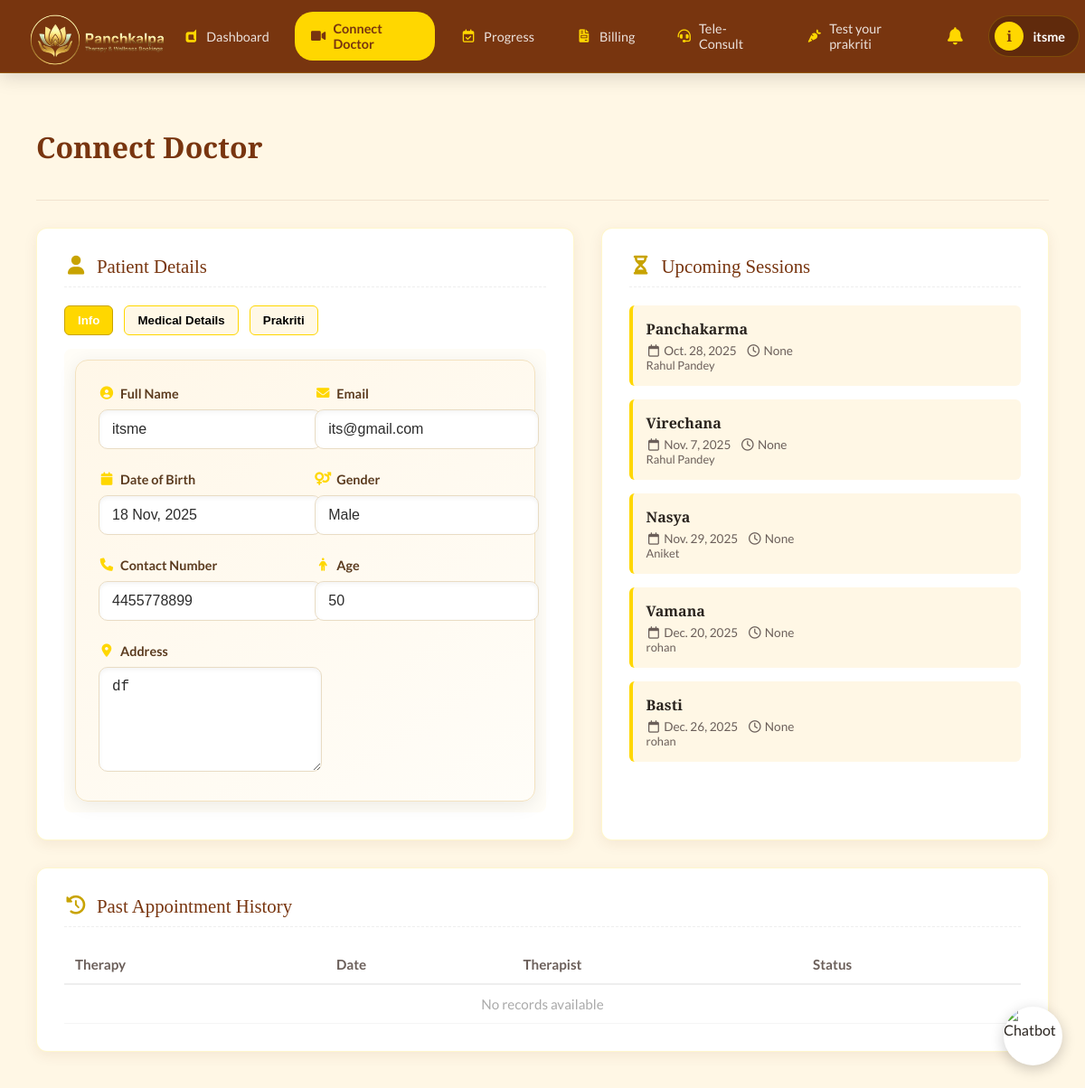
The app's page /patient/appointments/ (signed in), older data.
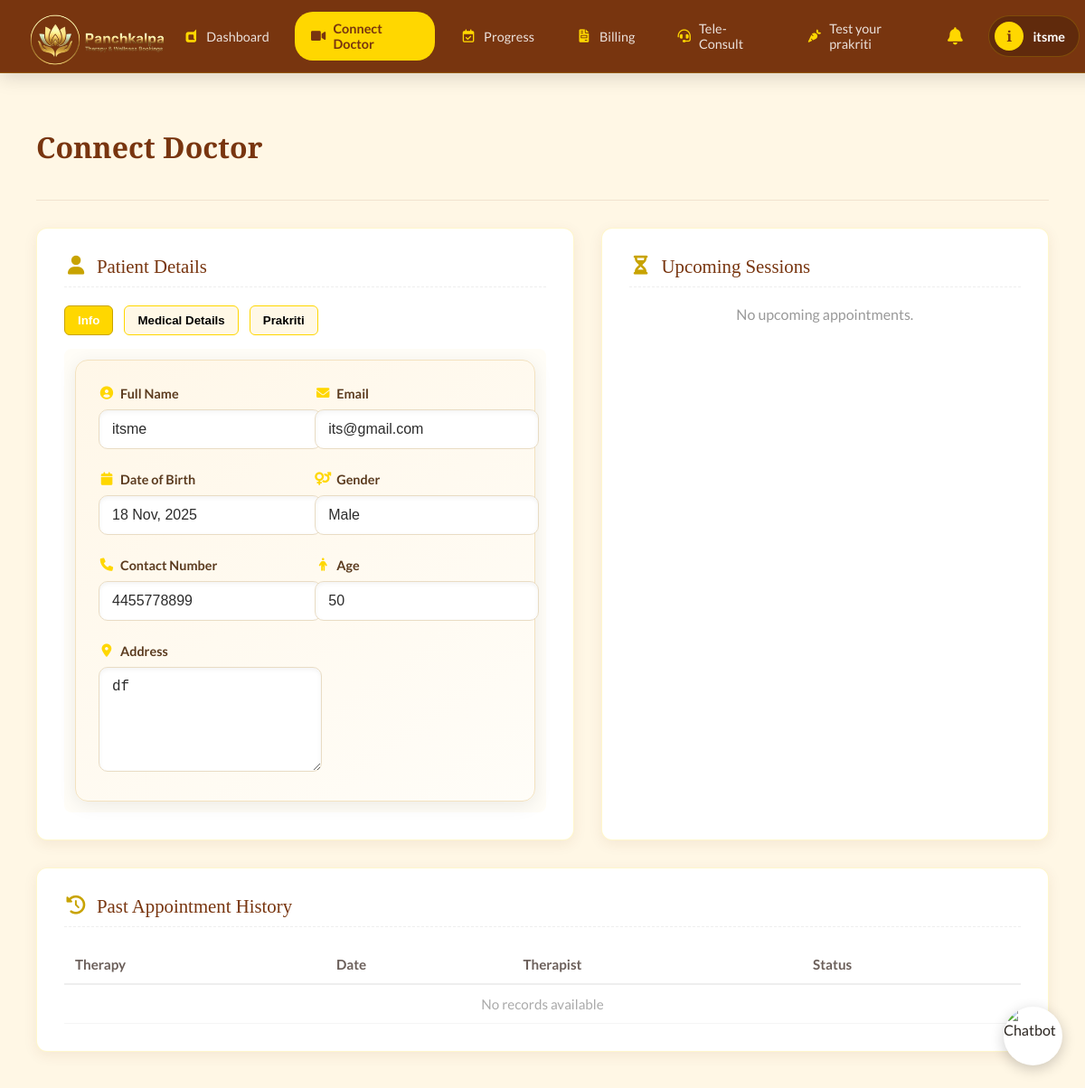
The same page, newer data.
### Patient/models.py (models this page shows, shortened)
class Appointment(models.Model):
    patient = models.ForeignKey(PatientProfile, on_delete=models.CASCADE)
    therapy = models.ForeignKey(Therapy, on_delete=models.CASCADE)
    therapist = models.ForeignKey(Therapist, on_delete=models.SET_NULL, null=True, blank=True)
    date = models.DateField(null=True, blank=True)
    time = models.TimeField(null=True, blank=True)
    status = models.CharField(default="Pending", max_length=50)

### therapist/models.py (models this page shows, shortened)
class Therapy(models.Model):
    name = models.CharField(max_length=100)
    description = models.TextField(blank=True, null=True)

class Therapist(models.Model):
    name = models.CharField(max_length=200)
    email = models.EmailField(unique=True)
    dob = models.DateField()
    password = models.CharField(max_length=255)

### Patient/views.py (the view, shortened to what this page needs)
# urls.py: path('appointments/', views.appointments, name='patient-appointments'),
@login_required
def appointments(request):
    patient = request.user.patientprofile   # ⭐ FIXED: correct model
    therapies = Therapy.objects.all()
    upcoming = Appointment.objects.filter(patient=patient).order_by("date")
    history = Appointment.objects.filter(patient=patient).order_by("-date")
    medical = {
        "allergies": patient.allergies,
        "contact": patient.contact
    }
    prakriti = {
        "type": patient.prakriti_type,
        "description": patient.prakriti_description if hasattr(patient, "prakriti_description") else ""
    }
    return render(request, "patient-portal/appointments.html", {
        "therapies": therapies,
        "upcoming": upcoming,
        "history": history,
        "questions": PRAKRITI_QUESTIONS,
        "patient": patient,
        "medical": medical,
        "prakriti": prakriti,
    })

### templates/patient-portal/appointments.html (shortened to what the changed rows need)
{% extends "patient-portal/base.html" %}
{% load static %}
{% block style %}
<link rel="stylesheet" href="https://cdnjs.cloudflare.com/ajax/libs/font-awesome/6.0.0/css/all.min.css">
<link rel="stylesheet" href="{% static 'css/patient-portal/appointments.css' %}">
{% endblock %}
{% block content %}
<div class="appointments-main-container">
    <div class="appointments-page-header">
        <h1 class="appointments-page-title">Connect Doctor</h1>
    </div>
    <div class="appointments-grid-layout">
        <div class="appointments-content-card">
            <div id="upcoming-list">
                {% if upcoming %}
                {% for appt in upcoming %}
                <div class="appointment-list-item">
                    <div class="appointment-info">
                        <h4>{{ appt.therapy.name }}</h4>
                        <div class="appointment-meta">
                            <span><i class="far fa-calendar"></i> {{ appt.date }}</span>
                            <span><i class="far fa-clock"></i> {{ appt.time }}</span>
                        </div>
                        <div style="font-size:0.8rem; color:var(--theme-muted);">
                            {{ appt.therapist.name }}
                        </div>
                    </div>
                </div>
                {% endfor %}
                {% else %}
                    <p style="text-align:center; color:#999;">No upcoming appointments.</p>
                {% endif %}
            </div>
        </div>
    </div>
    <div class="appointments-content-card">
        <div class="history-table-wrapper">
            <table class="history-table">
                <thead>
                <tr>
                    <th>Therapy</th>
                    <th>Date</th>
                    <th>Therapist</th>
                    <th>Status</th>
                </tr>
                </thead>
            </table>
        </div>
    </div>
</div>
{% endblock %}

Row changes from the older to the newer data that the page shows:
removed Appointment: therapy.name "Panchakarma", date "Oct. 28, 2025", time "None", therapist.name "Rahul Pandey"
removed Appointment: therapy.name "Virechana", date "Nov. 7, 2025", time "None", therapist.name "Rahul Pandey"
removed Appointment: therapy.name "Nasya", date "Nov. 29, 2025", time "None", therapist.name "Aniket"
removed Appointment: therapy.name "Vamana", date "Dec. 20, 2025", time "None", therapist.name "rohan"
removed Appointment: therapy.name "Basti", date "Dec. 26, 2025", time "None", therapist.name "rohan"
Text that changed along with them:
text now shown: "No upcoming appointments."
